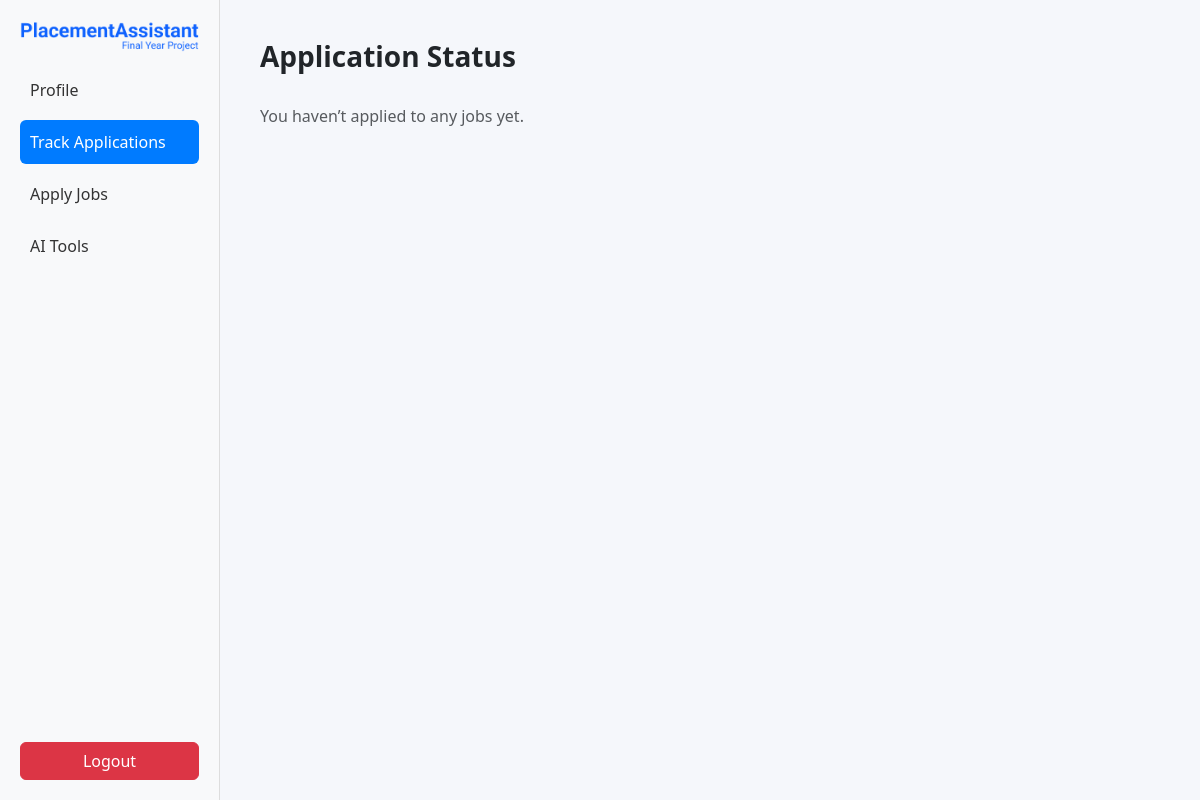
Page /jobs/track/ (signed in) on the earlier database version.
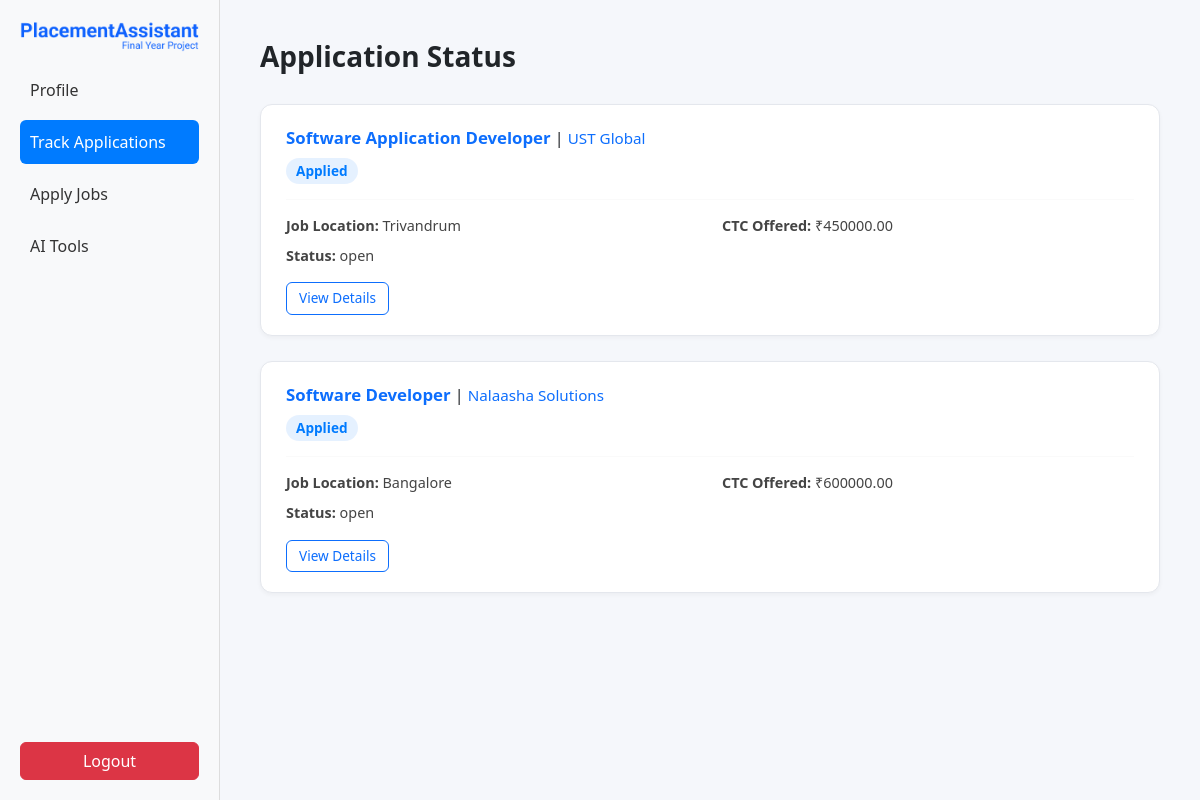
Same page on the later database version.
### jobs/models.py (models this page shows, shortened)
class Application(models.Model):
    STATUS_CHOICES = [
        ("Applied", "Applied"),
        ("Shortlisted", "Shortlisted"),
        ("Rejected", "Rejected"),
        ("Selected", "Selected"),
    ]
    student = models.ForeignKey(User, on_delete=models.CASCADE, related_name="applications")
    job = models.ForeignKey(Job, on_delete=models.CASCADE, related_name="applications")
    applied_at = models.DateTimeField(default=timezone.now)
    status = models.CharField(max_length=20, choices=STATUS_CHOICES, default="Applied")
    class Meta:
        unique_together = ("student", "job")  # Prevent multiple applications

class Job(models.Model):
    SLAB_CHOICES = [
        (1, "Slab 1 (< 6 LPA)"),
        (2, "Slab 2 (6–12 LPA)"),
        (3, "Slab 3 (>= 12 LPA)"),
    ]
    STATUS_CHOICES = [
        ('open', 'Applications Open'),
        ('progress', 'In Progress'),
        ('closed', 'Completed'),
    ]
    title = models.CharField(max_length=255)
    company_name = models.CharField(max_length=255)
    location = models.CharField(max_length=255)
    ctc = models.DecimalField(max_digits=10, decimal_places=2)  # LPA
    slab = models.IntegerField(choices=SLAB_CHOICES, blank=True, null=True)
    deadline = models.DateTimeField()
    min_cgpa = models.DecimalField(max_digits=4, decimal_places=2)
    max_backlogs = models.IntegerField(default=0)
    history_allowed = models.BooleanField(default=True)
    jd_file = models.FileField(upload_to="job_descriptions/",null=True, blank=True)
    created_by = models.ForeignKey(User, on_delete=models.CASCADE, related_name="posted_jobs")
    created_at = models.DateTimeField(auto_now_add=True)
    status = models.CharField(max_length=20, choices=STATUS_CHOICES, default='open')

### jobs/views.py (the view)
# urls.py: path('track/', views.track_applications, name='track_applications'),
@login_required
def track_applications(request):
    applications = Application.objects.filter(student=request.user).select_related('job')
    return render(request, 'students/track_applications.html', {'applications': applications})

### students/templates/students/track_applications.html (shortened to what this page needs)
{% load static %}
<!DOCTYPE html>
<html lang="en">
<head>
  <link href="https://cdn.jsdelivr.net/npm/bootstrap@5.3.2/dist/css/bootstrap.min.css" rel="stylesheet">
</head>
<body>
  <div class="d-flex">
    <div class="sidebar">
      <div class="logo-container text-center mb-3">
        <img src="{% static 'images/logo.png' %}" alt="PlacementAssistant Logo" class="img-fluid" style="max-height: 40px;">
      </div>
      <a href="{% url 'student_profile' %}">Profile</a>
      <a href="{% url 'track_applications' %}" class="active">Track Applications</a>
      <a href="{% url 'job_list' %}">Apply Jobs</a>
      <a href="#">AI Tools</a>
      <form method="post" action="{% url 'logout' %}">
        <button type="submit" class="btn btn-danger w-100 mt-auto">Logout</button>
      </form>
    </div>
    <div class="main-content">
      <h3>Application Status</h3>
      {% if applications %}
        {% for app in applications %}
          <div class="app-card">
            <div>
              <span class="job-title">{{ app.job.title }}</span> |
              <span class="company-name">{{ app.job.company_name }}</span>
            </div>
            <div class="mt-2">
              <span class="status status-{{ app.status|lower }}">
                {{ app.get_status_display }}
              </span>
            </div>
            <hr>
            <div class="row job-info">
              <div class="col-md-6"><strong>Job Location:</strong> {{ app.job.location }}</div>
              <div class="col-md-6"><strong>CTC Offered:</strong> ₹{{ app.job.ctc }}</div>
            </div>
            <div class="job-info"><strong>Status:</strong> {{ app.job.status|default:"Application in Progress" }}</div>
            {% if app.job.jd_file %}
              <a href="{{ app.job.jd_file.url }}" target="_blank" class="btn btn-outline-primary btn-sm mt-2">
                View Details
              </a>
            {% endif %}
          </div>
        {% endfor %}
      {% else %}
        <p class="text-muted">You haven’t applied to any jobs yet.</p>
      {% endif %}
    </div>
  </div>
</body>
</html>

### students/templates/students/track_applications.html (style rules this page uses)
body { font-family: 'Segoe UI', sans-serif; background-color: #f5f7fb; }
.sidebar { width: 220px; height: 100vh; background: #f8f9fa; border-right: 1px solid #ddd; padding: 20px; display: flex; flex-direction: column; }
.sidebar a { display: block; color: #333; padding: 10px; text-decoration: none; border-radius: 6px; margin-bottom: 8px; font-weight: 500; }
.sidebar a.active { background: #007bff; color: #fff; }
.sidebar form { margin-top: auto; }
.main-content { flex: 1; padding: 40px; }
h3 { font-weight: 700; margin-bottom: 30px; }
.app-card { background: #fff; border-radius: 12px; border: 1px solid #e4e7ed; box-shadow: 0 2px 4px rgba(0,0,0,0.04); padding: 20px 25px; margin-bottom: 25px; }
.job-title { color: #0d6efd; font-weight: 600; font-size: 1.05rem; margin-bottom: 2px; }
.company-name { color: #0d6efd; font-size: 0.95rem; text-decoration: none; font-weight: 500; }
.job-info { font-size: 0.9rem; color: #444; margin-bottom: 8px; }
.status { display: inline-block; font-size: 0.85rem; padding: 3px 10px; border-radius: 20px; font-weight: 600; }
.status-applied { color: #007bff; background-color: rgba(0,123,255,0.1); }
hr { margin: 15px 0; color: #eaeaea; }
.btn-outline-primary.btn-sm { border-radius: 6px; font-size: 0.85rem; padding: 5px 12px; }

Differences in the rows shown:
added Application: job "Software Application Developer", job.company_name "UST Global", status "Applied", job.location "Trivandrum", job.ctc "450000.00", job.status "open"
added Application: job "Software Developer", job.company_name "Nalaasha Solutions", status "Applied", job.location "Bangalore", job.ctc "600000.00", job.status "open"
Other differences:
text no longer shown: "You haven’t applied to any jobs yet."
